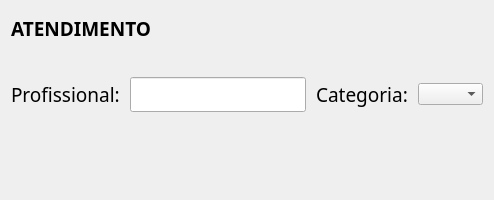
                 <widget class="QFrame" name="frame_Atendimento">
                  <property name="minimumSize">
                   <size>
                    <width>0</width>
                    <height>200</height>
                   </size>
                  </property>
                  <property name="styleSheet">
                   <string notr="true"/>
                  </property>
                  <property name="frameShape">
                   <enum>QFrame::NoFrame</enum>
                  </property>
                  <property name="frameShadow">
                   <enum>QFrame::Raised</enum>
                  </property>
                  <layout class="QVBoxLayout" name="verticalLayout_12">
                   <property name="spacing">
                    <number>10</number>
                   </property>
                   <property name="topMargin">
                    <number>0</number>
                   </property>
                   <item>
                    <widget class="QLabel" name="label_Atendimento">
                     <property name="font">
                      <font>
                       <family>Tw Cen MT</family>
                       <pointsize>14</pointsize>
                       <weight>75</weight>
                       <bold>true</bold>
                      </font>
                     </property>
                     <property name="text">
                      <string>ATENDIMENTO</string>
                     </property>
                    </widget>
                   </item>
                   <item>
                    <widget class="QFrame" name="frame_AtendimentoHorizontal1">
                     <property name="frameShape">
                      <enum>QFrame::NoFrame</enum>
                     </property>
                     <property name="frameShadow">
                      <enum>QFrame::Raised</enum>
                     </property>
                     <layout class="QHBoxLayout" name="horizontalLayout_21">
                      <property name="spacing">
                       <number>10</number>
                      </property>
                      <property name="leftMargin">
                       <number>0</number>
                      </property>
                      <property name="topMargin">
                       <number>0</number>
                      </property>
                      <property name="rightMargin">
                       <number>0</number>
                      </property>
                      <property name="bottomMargin">
                       <number>0</number>
                      </property>
                      <item>
                       <widget class="QLabel" name="label_Profissional">
                        <property name="font">
                         <font>
                          <family>Tw Cen MT</family>
                          <pointsize>14</pointsize>
                         </font>
                        </property>
                        <property name="text">
                         <string>Profissional:</string>
                        </property>
                       </widget>
                      </item>
                      <item>
                       <widget class="QLineEdit" name="lineEdit_Profissional">
                        <property name="font">
                         <font>
                          <family>Tw Cen MT</family>
                          <pointsize>14</pointsize>
                         </font>
                        </property>
                        <property name="focusPolicy">
                         <enum>Qt::StrongFocus</enum>
                        </property>
                        <property name="placeholderText">
                         <string/>
                        </property>
                       </widget>
                      </item>
                      <item>
                       <widget class="QLabel" name="label_Categoria">
                        <property name="font">
                         <font>
                          <family>Tw Cen MT</family>
                          <pointsize>14</pointsize>
                         </font>
                        </property>
                        <property name="text">
                         <string>Categoria:</string>
                        </property>
                       </widget>
                      </item>
                      <item>
                       <widget class="QComboBox" name="comboBox_Categoria">
                        <item>
                         <property name="text">
                          <string/>
                         </property>
                        </item>
                        <item>
                         <property name="text">
                          <string>Ativo</string>
                         </property>
                        </item>
                        <item>
                         <property name="text">
                          <string>Inativo</string>
                         </property>
                        </item>
                       </widget>
                      </item>
                     </layout>
                    </widget>
                   </item>
                   <item>
                    <widget class="QFrame" name="frame_IdentificacaoHorizontal4_3">
                     <property name="frameShape">
                      <enum>QFrame::NoFrame</enum>
                     </property>
                     <property name="frameShadow">
                      <enum>QFrame::Raised</enum>
                     </property>
                     <layout class="QHBoxLayout" name="horizontalLayout_24">
                      <property name="spacing">
                       <number>10</number>
                      </property>
                      <property name="leftMargin">
                       <number>0</number>
                      </property>
                      <property name="topMargin">
                       <number>0</number>
                      </property>
                      <property name="rightMargin">
                       <number>0</number>
                      </property>
                      <property name="bottomMargin">
                       <number>0</number>
                      </property>
                     </layout>
                    </widget>
                   </item>
                  </layout>
                 </widget>
